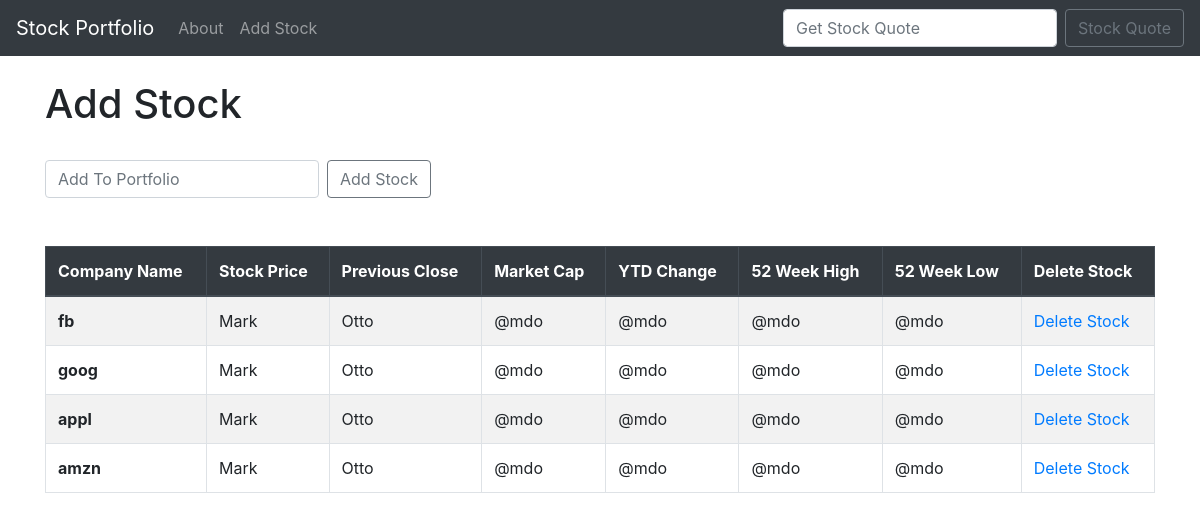
Page /add_stock.html on the earlier database version.
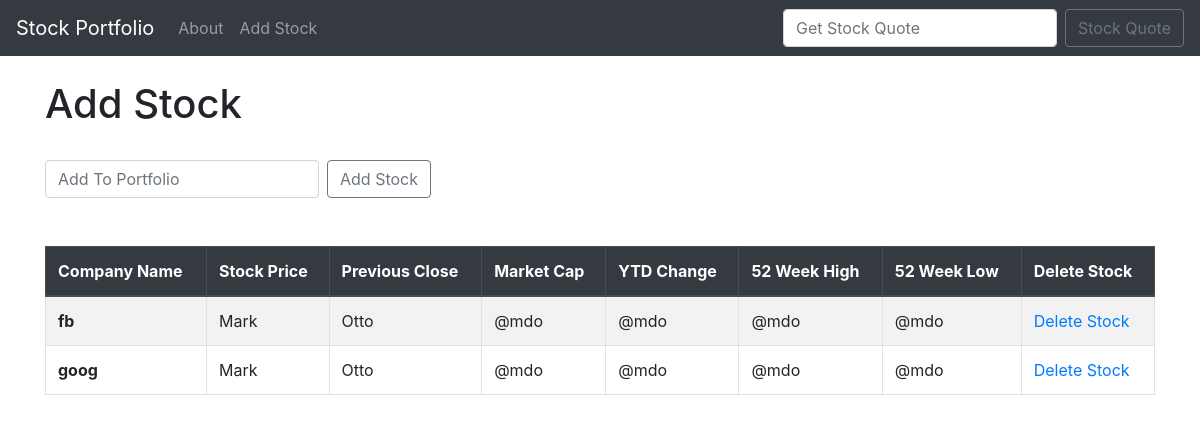
Same page on the later database version.
### StockQuotes/models.py (models this page shows)
class Stock(models.Model):
    ticker = models.CharField(max_length = 10)
    def __str__(self):
        return self.ticker

### StockQuotes/views.py (the view)
# urls.py: path('add_stock.html', views.add_stock, name = "add_stock"),
def add_stock(request):
     if request.method == 'POST':
         form = StockForm(request.POST or None)
         if form.is_valid():
             form.save()
             messages.success(request, ("Stock Has Been Added"))
             return redirect('add_stock')
     else:
        ticker = Stock.objects.all()
        return render(request, 'add_stock.html', {'ticker': ticker})

### StockQuotes/templates/add_stock.html (shortened to what this page needs)
{% extends 'base.html' %}
{% block content %}
<!DOCTYPE html>
<html>
    <head>
    </head>
    <body>
        <h1>Add Stock</h1>
        <br/>
        <form action = "{%url 'add_stock' %}" class="form-inline my-2 my-lg-0" method = "POST">
          <input class="form-control mr-sm-2" type="search" placeholder="Add To Portfolio" aria-label="Search" name = "ticker">
          <button class="btn btn-outline-secondary my-2 my-sm-0" type="submit">Add Stock</button>
        </form>
        <br/>
        <br/>
        <table class="table table-striped table-bordered table-hover">
            <thead class="thead-dark">
              <tr>
                <th scope="col">Company Name</th>
                <th scope="col">Stock Price</th>
                <th scope="col">Previous Close</th>
                <th scope="col">Market Cap</th>
                <th scope="col">YTD Change</th>
                <th scope="col">52 Week High</th>
                <th scope="col">52 Week Low</th>
                <th scope="col">Delete Stock</th>
              </tr>
            </thead>
            <tbody>
                {% for item in ticker %}
                <tr>
                    <th scope="row">{{ item }}</th>
                    <td>Mark</td>
                    <td>Otto</td>
                    <td>@mdo</td>
                    <td>@mdo</td>
                    <td>@mdo</td>
                    <td>@mdo</td>
                    <td><a href = "{% url 'delete' item.id %}">Delete Stock</a></td>
                  </tr>
                {% endfor %}
            </tbody>
          </table>
    </body>
    {% endblock %}

### StockQuotes/templates/base.html (shortened to what this page needs)
<!doctype html>
<html lang="en">
  <head>
    <link rel="stylesheet" href="https://stackpath.bootstrapcdn.com/bootstrap/4.5.2/css/bootstrap.min.css">
  </head>
  <body>
    <nav class="navbar navbar-expand-lg navbar-dark bg-dark">
        <a class="navbar-brand" href = "{% url 'home' %}">Stock Portfolio</a>
        <div class="collapse navbar-collapse" id="navbarSupportedContent">
          <ul class="navbar-nav mr-auto">
            <li class="nav-item">
              <a class="nav-link" href = "{% url 'about' %}">About</a>
            </li>
            <li class="nav-item">
                <a class="nav-link" href = "{% url 'add_stock' %}">Add Stock</a>
            </li>
          </ul>
          <form action = "{%url 'home' %}" class="form-inline my-2 my-lg-0" method = "POST">
            <input class="form-control mr-sm-2" type="search" placeholder="Get Stock Quote" aria-label="Search" name = "ticker">
            <button class="btn btn-outline-secondary my-2 my-sm-0" type="submit">Stock Quote</button>
          </form>
        </div>
      </nav>
    <div class = "container">
      {% block content %}
      {% endblock %}
    </div>
  </body>
</html>

Differences in the rows shown:
removed Stock: ticker "appl"
removed Stock: ticker "amzn"
